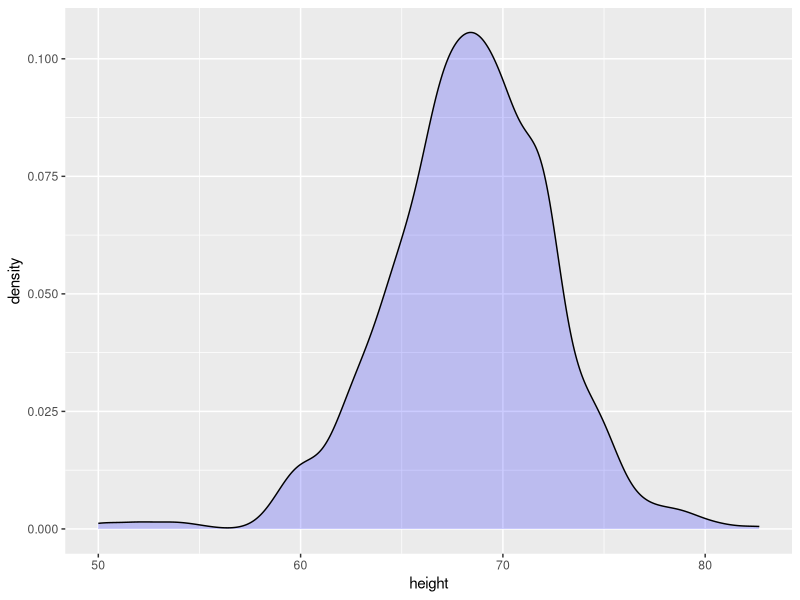

Recreate this plot in R.
  library(dslabs)
  library(ggplot2)
  library(ggthemes)
  library(ggrepel)
  library(tidyverse)
  library(gridExtra)
  
  ### First define the slope of the line
  # r <- murders %>%
  #   summarize(rate = sum(total) / sum(population) * 10^6) %>% .$rate
  # 
  # murders %>%
  #   ggplot(aes(population/10^6, total, label = abb)) +
  #   geom_abline(intercept = log10(r), lty = 2, color = "darkgrey") +
  #   geom_point(aes(col = region), size = 3) +
  #   geom_text_repel() +
  #   scale_x_log10() +
  #   scale_y_log10() +
  #   xlab("Population in millions (log scale)") +
  #   ylab("Total number of murders (log scale)") +
  #   ggtitle("US Gun Murders in 2010") +
  #   scale_color_discrete(name = "Region") +
  #   theme_economist()
  
  data(heights)
  
  p <- heights %>%
    group_by(sex) %>%
    # filter(sex == "Male") %>%
    ggplot(aes(x = height))
  
  #HISTOGRAM 
  # p <- p + geom_histogram(binwidth = 1, fill = "blue", col = "black") +
  #   xlab("Male height in inches") + 
  #   ggtitle("Histogram")
  
  #DENSITY 
  p <- p + geom_density(fill="blue", alpha = 0.2)
  
  #MULTI HISTOGRAM
  # p <- heights %>% filter(sex == "Male") %>% ggplot(aes(x = height))
  # p1 <- p + geom_histogram(binwidth = 1, fill = "blue", col = "black")
  # p2 <- p + geom_histogram(binwidth = 2, fill = "blue", col = "black")
  # p3 <- p + geom_histogram(binwidth = 3, fill = "blue", col = "black")
  
  # arrange plots next to each other in 1 row, 3 columns
  # grid.arrange(p1, p2, p3, ncol = 3)
  print(p)
